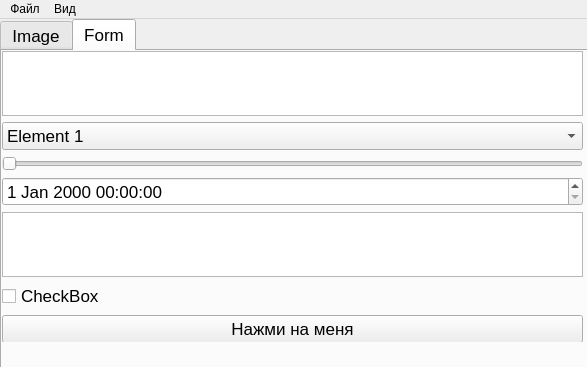
<?xml version="1.0" encoding="UTF-8"?>
<ui version="4.0">
 <class>MainWindow</class>
 <widget class="QMainWindow" name="MainWindow">
  <property name="geometry">
   <rect>
    <x>0</x>
    <y>0</y>
    <width>587</width>
    <height>367</height>
   </rect>
  </property>
  <property name="windowTitle">
   <string>MainWindow</string>
  </property>
  <widget class="QWidget" name="centralwidget">
   <widget class="QTabWidget" name="tabWidget">
    <property name="geometry">
     <rect>
      <x>0</x>
      <y>0</y>
      <width>591</width>
      <height>411</height>
     </rect>
    </property>
    <property name="font">
     <font>
      <pointsize>13</pointsize>
     </font>
    </property>
    <property name="layoutDirection">
     <enum>Qt::LeftToRight</enum>
    </property>
    <property name="currentIndex">
     <number>1</number>
    </property>
    <widget class="QWidget" name="tab_1">
     <attribute name="title">
      <string>Image</string>
     </attribute>
     <widget class="QLabel" name="label">
      <property name="geometry">
       <rect>
        <x>0</x>
        <y>0</y>
        <width>611</width>
        <height>321</height>
       </rect>
      </property>
      <property name="text">
       <string/>
      </property>
      <property name="pixmap">
       <pixmap>cofee.png</pixmap>
      </property>
     </widget>
    </widget>
    <widget class="QWidget" name="tab_2">
     <attribute name="title">
      <string>Form</string>
     </attribute>
     <widget class="QWidget" name="verticalLayoutWidget">
      <property name="geometry">
       <rect>
        <x>0</x>
        <y>0</y>
        <width>581</width>
        <height>291</height>
       </rect>
      </property>
      <layout class="QVBoxLayout" name="verticalLayout">
       <item>
        <widget class="QPlainTextEdit" name="plainTextEdit_2"/>
       </item>
       <item>
        <widget class="QComboBox" name="comboBox">
         <item>
          <property name="text">
           <string>Element 1</string>
          </property>
         </item>
         <item>
          <property name="text">
           <string>New Item</string>
          </property>
         </item>
        </widget>
       </item>
       <item>
        <widget class="QSlider" name="horizontalSlider">
         <property name="orientation">
          <enum>Qt::Horizontal</enum>
         </property>
        </widget>
       </item>
       <item>
        <widget class="QDateTimeEdit" name="dateTimeEdit"/>
       </item>
       <item>
        <widget class="QPlainTextEdit" name="plainTextEdit"/>
       </item>
       <item>
        <widget class="QCheckBox" name="checkBox">
         <property name="text">
          <string>CheckBox</string>
         </property>
        </widget>
       </item>
       <item>
        <widget class="QPushButton" name="pushButton">
         <property name="text">
          <string>Нажми на меня</string>
         </property>
        </widget>
       </item>
      </layout>
     </widget>
    </widget>
   </widget>
  </widget>
  <widget class="QMenuBar" name="menuBar">
   <property name="geometry">
    <rect>
     <x>0</x>
     <y>0</y>
     <width>587</width>
     <height>21</height>
    </rect>
   </property>
   <widget class="QMenu" name="menu">
    <property name="title">
     <string>Файл</string>
    </property>
    <addaction name="action"/>
    <addaction name="action_2"/>
    <addaction name="action_3"/>
    <addaction name="separator"/>
    <addaction name="action_5"/>
   </widget>
   <widget class="QMenu" name="menu_2">
    <property name="title">
     <string>Вид</string>
    </property>
    <addaction name="action_6"/>
    <addaction name="action_7"/>
    <addaction name="separator"/>
    <addaction name="action_9"/>
    <addaction name="action_10"/>
    <addaction name="action_11"/>
   </widget>
   <addaction name="menu"/>
   <addaction name="menu_2"/>
  </widget>
  <action name="action">
   <property name="text">
    <string>Сохранить</string>
   </property>
  </action>
  <action name="action_2">
   <property name="text">
    <string>Открыть</string>
   </property>
  </action>
  <action name="action_3">
   <property name="text">
    <string>Закрыть</string>
   </property>
  </action>
  <action name="action_5">
   <property name="text">
    <string>Выйти из программы</string>
   </property>
  </action>
  <action name="action_6">
   <property name="text">
    <string>Показать панель вкладок</string>
   </property>
  </action>
  <action name="action_7">
   <property name="text">
    <string>Показать все вкладки</string>
   </property>
  </action>
  <action name="action_9">
   <property name="text">
    <string>Простой</string>
   </property>
  </action>
  <action name="action_10">
   <property name="text">
    <string>Необычный</string>
   </property>
  </action>
  <action name="action_11">
   <property name="text">
    <string>Перейти в полноэкранный режим</string>
   </property>
  </action>
 </widget>
 <resources/>
 <connections/>
</ui>
